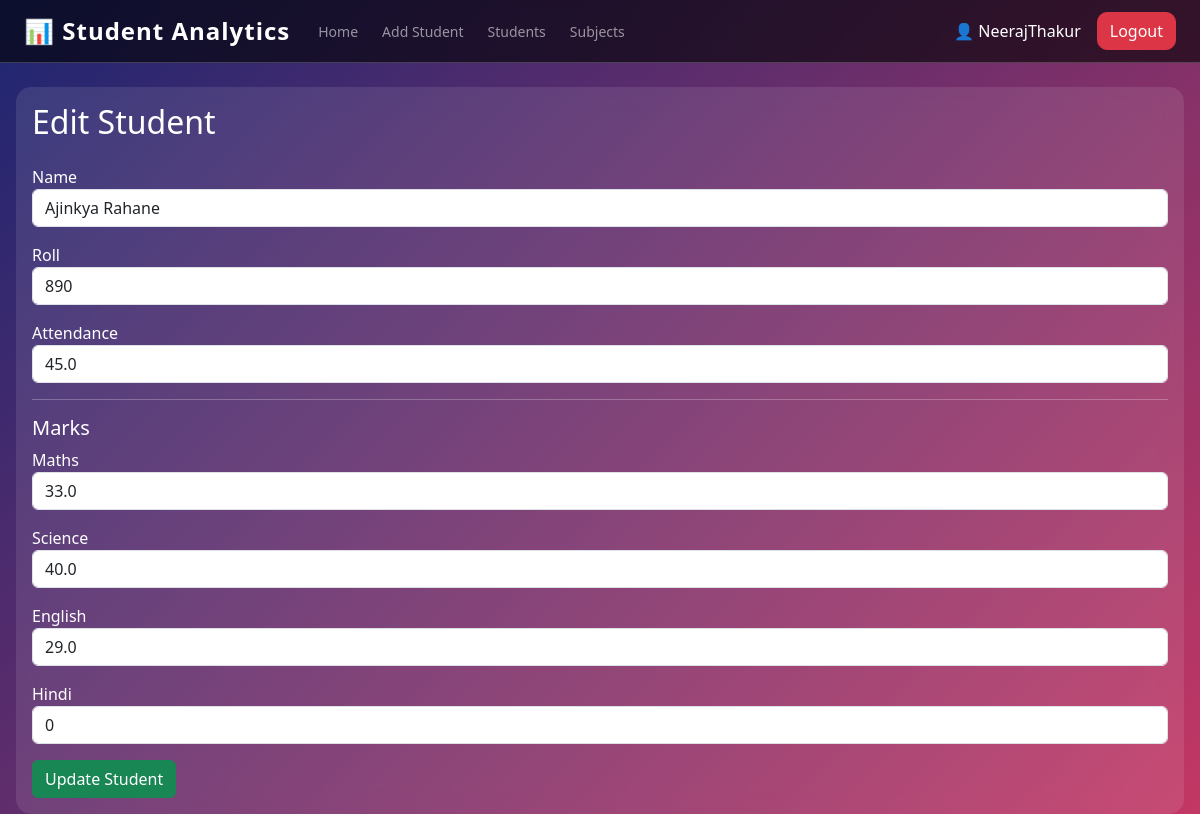
The app's page /edit/2 (signed in) with its own data.
### tables this page shows
CREATE TABLE students (
        id INTEGER PRIMARY KEY AUTOINCREMENT,
        name TEXT NOT NULL,
        roll INTEGER NOT NULL,
        attendance REAL NOT NULL,
        user_id INTEGER,
        FOREIGN KEY(user_id) REFERENCES users(id)
    );

CREATE TABLE subjects (
        id INTEGER PRIMARY KEY AUTOINCREMENT,
        subject_name TEXT UNIQUE NOT NULL
    );

CREATE TABLE marks (
        id INTEGER PRIMARY KEY AUTOINCREMENT,
        student_id INTEGER,
        subject_id INTEGER,
        marks REAL,
        FOREIGN KEY(student_id) REFERENCES students(id),
        FOREIGN KEY(subject_id) REFERENCES subjects(id)
    );

### app.py (the view)
@app.route("/edit/<int:id>")
def edit_student(id):
    if "user_id" not in session:
        return redirect("/login")
    conn = sqlite3.connect("students.db")
    cursor = conn.cursor()
    cursor.execute("SELECT * FROM students WHERE id = ? AND user_id = ?", (id, session["user_id"]))
    student = cursor.fetchone()
    cursor.execute("SELECT * FROM subjects")
    subjects = cursor.fetchall()
    cursor.execute("""
        SELECT subject_id, marks
        FROM marks
        WHERE student_id = ?
    """, (id,))
    marks_data = cursor.fetchall()
    marks_dict = {subject_id: marks for subject_id, marks in marks_data}
    conn.close()
    return render_template(
        "edit_student.html",
        student=student,
        subjects=subjects,
        marks_dict=marks_dict
    )

### templates/edit_student.html
{% extends "base.html" %}
{% block content %}
<h2 class="mb-4">Edit Student</h2>
<form method="POST" action="/update/{{ student[0] }}">
    <div class="mb-3">
        <label>Name</label>
        <input type="text" name="name" class="form-control"
               value="{{ student[1] }}" required>
    </div>
    <div class="mb-3">
        <label>Roll</label>
        <input type="number" name="roll" class="form-control"
               value="{{ student[2] }}" required>
    </div>
    <div class="mb-3">
        <label>Attendance</label>
        <input type="number" step="0.01" name="attendance"
               class="form-control"
               value="{{ student[3] }}" required>
    </div>
    <hr>
    <h5>Marks</h5>
    {% for subject in subjects %}
    <div class="mb-3">
        <label>{{ subject[1] }}</label>
        <input type="number" step="0.01"
               name="subject_{{ subject[0] }}"
               class="form-control"
               value="{{ marks_dict.get(subject[0], 0) }}"
               required>
    </div>
    {% endfor %}
    <button type="submit" class="btn btn-success">
        Update Student
    </button>
</form>
{% endblock %}

### templates/base.html (style rules this page uses)
body { background: linear-gradient(135deg,#1d2671,#c33764); color: white; min-height: 100vh; }

### records on screen
students: name "Ajinkya Rahane", roll "890", attendance "45.0"
subjects: subject_name "Maths"
marks: get "33.0"
subjects: subject_name "Science"
marks: get "40.0"
subjects: subject_name "English"
marks: get "29.0"
subjects: subject_name "Hindi", get "0"

### other values on screen
{{ session.username }} "NeerajThakur"
